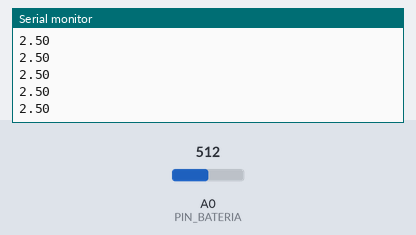
The sketch below on a simulated Arduino Uno, built with avr-gcc and run on an emulated ATmega328P. On the bench: the last lines printed to the serial monitor. Inputs (shaded band) come from the test bench; at power-on: A0 (PIN_BATERIA) = 512.

Above: at 1.2 s.
1.3 s: A0 (PIN_BATERIA) set to 716
At 2.1 s:
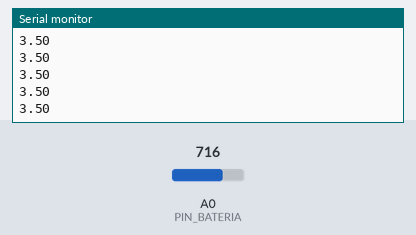
2.8 s: A0 (PIN_BATERIA) set to 900
At 3.7 s:
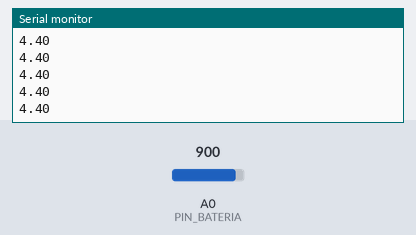
Timing chart, 0 to 5.8 s (numbered marks = the images above; inputs shaded):
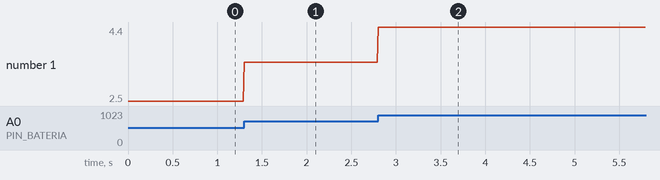

The sketch:

fotoresistencia_volts.ino
```cpp
// Lectura en Voltios de Fotoresistencia

// Definimos etiquetas
#define PIN_BATERIA   A0  // Pin voltaje de la bateria

void setup() {
  Serial.begin(115200); // Iniciamos la comunicacion serial
}

void loop() {
  int sensorValue = analogRead(PIN_BATERIA);  // Leemos la información de A0
  // Cambiar a 9.2/1023.0 para coincidir con el indicador
  float voltaje = sensorValue * (5.0 / 1023.0);
  Serial.println(voltaje);          // Enviamos por puerto Serial
  delay(10);                        // Esperamos 10 ms y repetimos
}
```

Measured:
- after the input at 1.3 s, the serial monitor: prints a new line at once (image 1)
- after the input at 2.8 s, the serial monitor: prints a new line at once (image 2)
- plotted number 1: 2.5 → 3.5 after the input at 1.3 s, 3.5 → 4.4 after the input at 2.8 s
